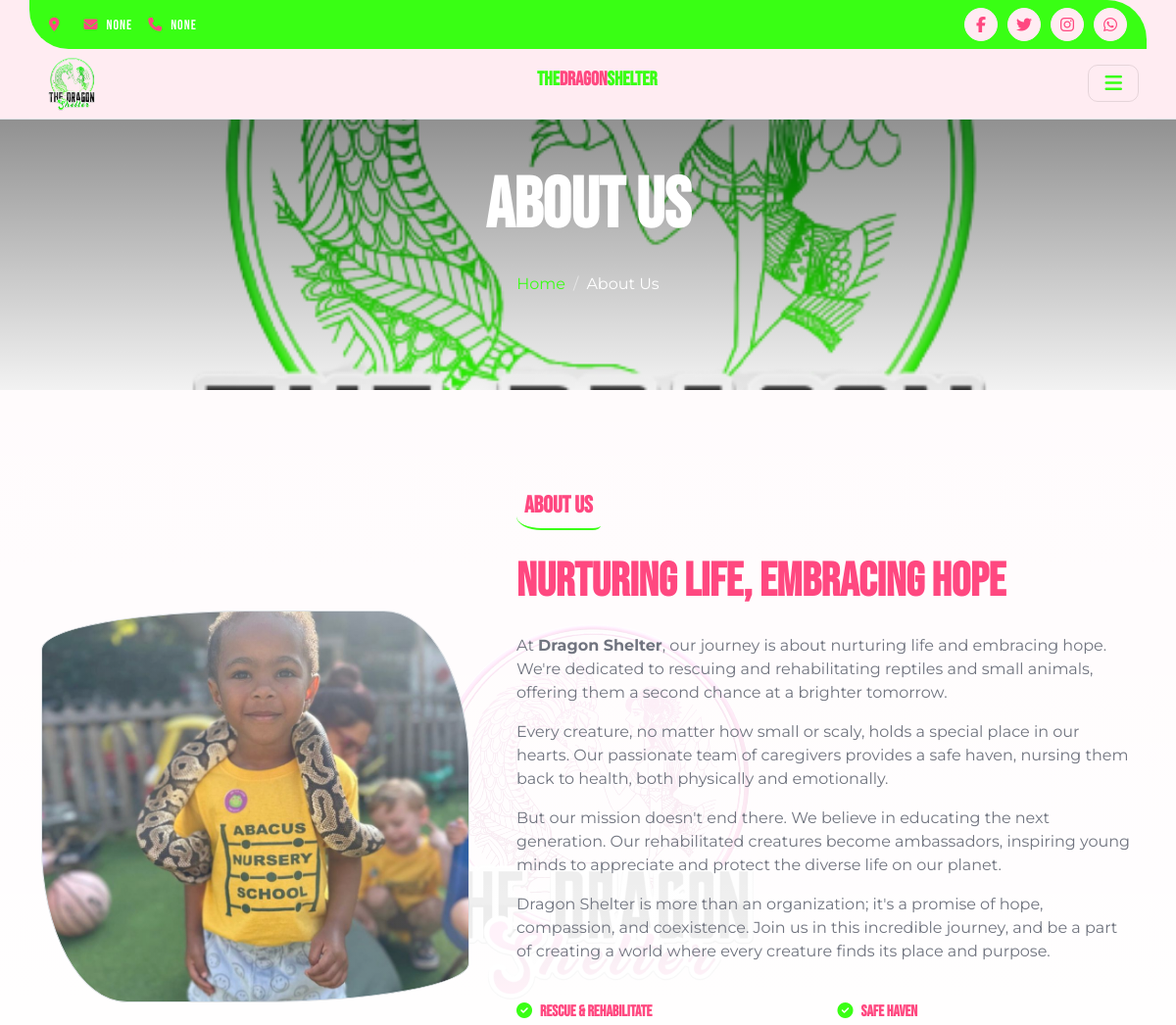
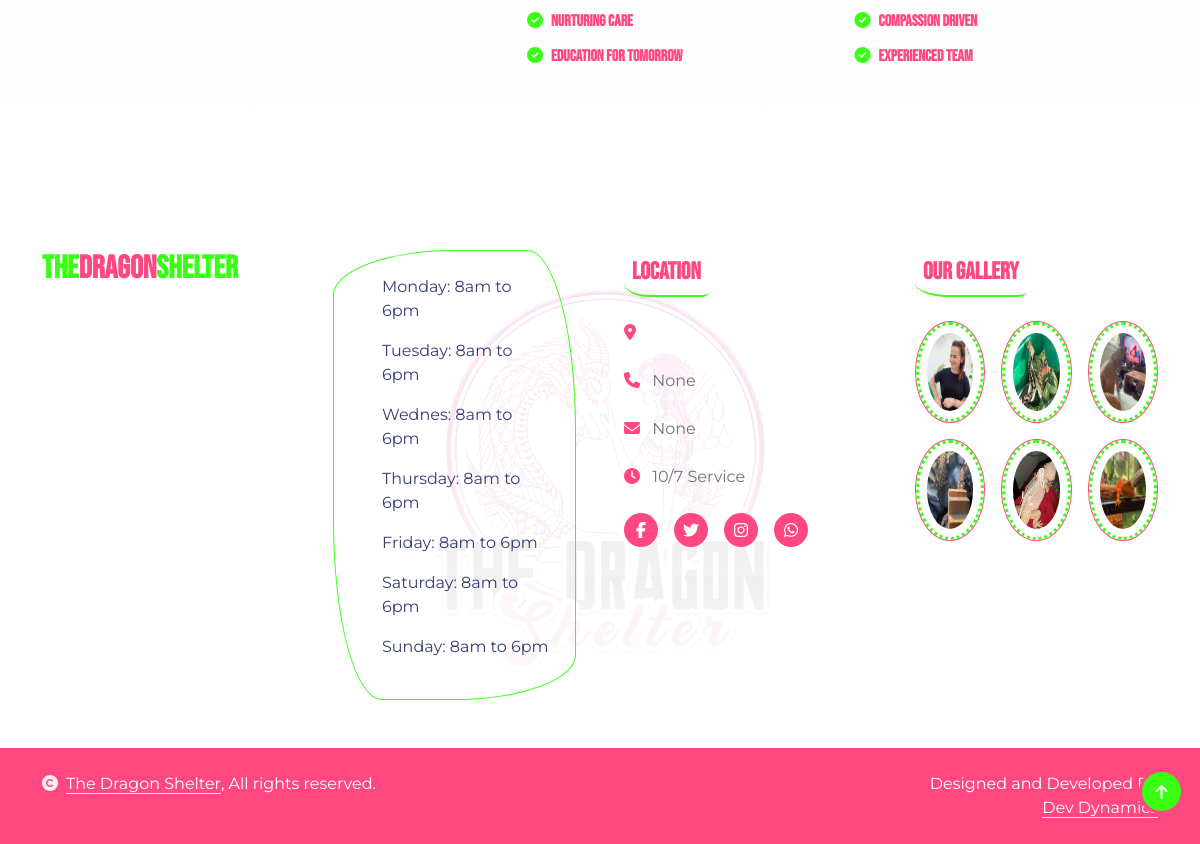
The page /about/ on the database its author committed (2 pictures, top to bottom).
### core/models.py (models this page shows, shortened)
class DragonShelterProfile(models.Model):
    facebook_url = models.URLField(max_length=10000, null=True, blank=True)
    instagram_username = models.CharField(max_length=10000, null=True, blank=True)
    twitter_username = models.CharField(max_length=10000, null=True, blank=True)
    location = models.TextField(null=True, blank=True)
    email = models.CharField(max_length=10000, null=True, blank=True)
    booking_enquiries_email = models.CharField(max_length=10000, null=True, blank=True)
    phone_number = models.CharField(max_length=10000, null=True, blank=True)
    whatsapp_number = models.CharField(max_length=10000, null=True, blank=True)
    about = RichTextUploadingField()
    short_description = models.TextField(null=True, blank=True)

### core/views.py (the view)
# urls.py: path('about/', views.about, name='about'),
def about(request):
    dragon_shelter = get_object_or_404(DragonShelterProfile, pk=1)
    return render(request, 'about.html', {'dragon_shelter':dragon_shelter})

### core/templates/about.html (shortened to what this page needs)
{% extends 'index.html' %}
{% block content %}
{% load static %}
    <div class="container-fluid page-header py-5 wow fadeIn" data-wow-delay="0.1s">
        <div class="container text-center py-5">
            <h1 class="display-2 text-white mb-4">About Us</h1>
            <nav aria-label="breadcrumb">
                <ol class="breadcrumb justify-content-center mb-0">
                    <li class="breadcrumb-item"><a href="/" onclick="showPreloader(event)" class="text-secondary">Home</a></li>
                    <li class="breadcrumb-item text-white" aria-current="page">About Us</li>
                </ol>
            </nav>
        </div>
    </div>
    <div class="container-fluid py-5 about bg-light">
        <div class="container py-5">
            <div class="row g-5 align-items-center">
                <div class="col-lg-5 wow fadeIn" data-wow-delay="0.1s">
                    <div class="about-img border">
                    </div>
                </div>
                <div class="col-lg-7 wow fadeIn" data-wow-delay="0.3s">
                    <h4 class="text-primary mb-4 border-bottom border-secondary border-2 d-inline-block p-2 title-border-radius">About Us</h4>
                    <h1 class="text-primary mb-4 display-5">Nurturing Life, Embracing Hope</h1>
                    <p class="text-dark mb-4">
                        {{dragon_shelter.about|safe}}
                    </p>
                    <div class="row mb-4">
                        <div class="col-lg-6">
                            <h6 class="text-primary mb-3"><i class="fas fa-check-circle me-2 text-secondary"></i>Rescue & Rehabilitate</h6>
                            <h6 class="text-primary mb-3"><i class="fas fa-check-circle me-2 text-secondary"></i>Nurturing Care</h6>
                            <h6 class="text-primary mb-3"><i class="fas fa-check-circle me-2 text-secondary"></i>Education for Tomorrow</h6>
                        </div>
                        <div class="col-lg-6">
                            <h6 class="text-primary mb-3"><i class="fas fa-check-circle me-2 text-secondary"></i>Safe Haven</h6>
                            <h6 class=" text-primary mb-3"><i class="fas fa-check-circle me-2 text-secondary"></i>Compassion Driven</h6>
                            <h6 class=" text-primary mb-3"><i class="fas fa-check-circle me-2 text-secondary"></i>Experienced Team</h6>
                        </div>
                    </div>
                </div>
            </div>
        </div>
    </div>
{% endblock %}

### core/templates/index.html (shortened to what this page needs)
{% load static %}
<!DOCTYPE html>
<html lang="en">
    <head>
        <link rel="stylesheet" href="https://cdnjs.cloudflare.com/ajax/libs/font-awesome/6.4.2/css/all.min.css"/>
        <link href="https://cdn.jsdelivr.net/npm/bootstrap-icons@1.4.1/font/bootstrap-icons.css" rel="stylesheet">
        <link href="{% static "lib/animate/animate.min.css" %}" rel="stylesheet">
        <link href="{% static "lib/owlcarousel/assets/owl.carousel.min.css" %}" rel="stylesheet">
        <link href="{% static "css/bootstrap.min.css" %}" rel="stylesheet">
        <link href="{% static "css/style.css" %}" rel="stylesheet">
        <link rel="stylesheet" href="https://cdn.jsdelivr.net/gh/fancyapps/fancybox@3.5.7/dist/jquery.fancybox.min.css" />
    </head>
    <body>
        <div class="container-fluid border-bottom bg-light wow fadeIn sticky-div" data-wow-delay="0.1s">
            <div class="container topbar bg-secondary d-none d-lg-block py-2" style="border-radius: 0 40px">
                <div class="d-flex justify-content-between">
                    <div class="top-info ps-2">
                        <small class="me-3"><i class="fas fa-map-marker-alt me-2 text-primary"></i> <a href="https://maps.app.goo.gl/k7GrDkXzQSoQJkeh7" class="text-white">{{dragon_shelter.location}}</a></small>
                        <small class="me-3"><i class="fas fa-envelope me-2 text-primary"></i><a href="mailto:{{dragon_shelter.email}}" class="text-white">{{dragon_shelter.email}}</a></small>
                        <small class="me-3"><i class="fas fa-phone me-2 text-primary"></i><a href="tel:{{dragon_shelter.phone_number}}" class="text-white">{{dragon_shelter.phone_number}}</a></small>
                    </div>
                    <div class="top-link pe-2">
                        <a target="_blank" href="{{dragon_shelter.facebook_url}}" class="btn btn-light btn-sm-square rounded-circle"><i class="fab fa-facebook-f text-primary"></i></a>
                        <a target="_blank" href="https://www.x.com/{{dragon_shelter.twitter_username}}/" class="btn btn-light btn-sm-square rounded-circle"><i class="fab fa-twitter text-primary"></i></a>
                        <a target="_blank" href="https://www.instagram.com/{{dragon_shelter.instagram_username}}/" class="btn btn-light btn-sm-square rounded-circle"><i class="fab fa-instagram text-primary"></i></a>
                        <a target="_blank" href="https://wa.me/{{ dragon_shelter.whatsapp_number }}?text=Hello Dragon Shelter! I have a question about your wonderful work with rescued animals." class="btn btn-light btn-sm-square rounded-circle me-0"><i class="fab fa-whatsapp text-primary"></i></a>
                    </div>
                </div>
            </div>
            <div class="container px-0">
                <nav class="navbar navbar-light py-2 px-1 px-lg-2 py-lg-0">
                    <div class="navbar-brand">
                        <img src="{% static "img/green-logo.png" %}" alt="" style="width: 70px; height: 70px;">
                    </div>
                    <a href="/" onclick="showPreloader(event)" class="navbar-brand"><h1 class="text-primary display-6" style="font-size: 20px;"><span class="text-secondary">The</span>Dragon<span class="text-secondary">Shelter</span></h1></a>
                    <button class="navbar-toggler py-2 px-3" type="button" data-bs-toggle="collapse" data-bs-target="#navbarCollapse">
                        <span class="fa fa-bars text-secondary"></span>
                    </button>
                </nav>
            </div>
        </div>
        <br><br><br>
        {% block content %}{% endblock content %}
        <div class="container-fluid footer  wow fadeIn" data-wow-delay="0.1s">
            <div class="container py-5">
                <div class="row g-5">
                    <div class="col-md-6 col-lg-4 col-xl-3">
                        <div class="footer-item">
                            <h2 class="fw-bold mb-3"><span class="text-secondary">The</span><span class="text-primary mb-0">Dragon</span><span class="text-secondary">Shelter</span></h2>
                        </div>
                    </div>
                    <div class="col-md-6 col-lg-4 col-xl-3">
                        <div class="footer-item">
                            <div class="d-flex flex-column p-4 ps-5 text-dark border border-secondary"
                            style="border-radius: 50% 20% / 10% 40%;">
                                <p>Monday: 8am to 6pm</p>
                                <p>Tuesday: 8am to 6pm</p>
                                <p>Wednes: 8am to 6pm</p>
                                <p>Thursday: 8am to 6pm</p>
                                <p>Friday: 8am to 6pm</p>
                                <p>Saturday: 8am to 6pm</p>
                                <p>Sunday: 8am to 6pm</p>
                            </div>
                        </div>
                    </div>
                    <div class="col-md-6 col-lg-4 col-xl-3">
                        <div class="footer-item">
                            <h4 class="text-primary mb-4 border-bottom border-secondary border-2 d-inline-block p-2 title-border-radius">LOCATION</h4>
                            <div class="d-flex flex-column align-items-start">
                                <a target="_blank" href="https://maps.app.goo.gl/k7GrDkXzQSoQJkeh7" class="text-body mb-4"><i class="fa fa-map-marker-alt text-primary me-2"></i>{{dragon_shelter.location}}</a>
                                <a href="tel:{{dragon_shelter.phone_number}}" class="text-start rounded-0 text-body mb-4"><i class="fa fa-phone text-primary me-2"></i> {{dragon_shelter.phone_number}}</a>
                                <a href="mailto:{{dragon_shelter.email}}" class="text-start rounded-0 text-body mb-4"><i class="fas fa-envelope text-primary me-2"></i> {{dragon_shelter.email}}</a>
                                <a href="" class="text-start rounded-0 text-body mb-4"><i class="fa fa-clock text-primary me-2"></i> 10/7 Service</a>
                                <div class="footer-icon d-flex">
                                    <a target="_blank" class="btn btn-primary btn-sm-square me-3 rounded-circle text-white" href="{{dragon_shelter.facebook_url}}"><i class="fab fa-facebook-f"></i></a>
                                    <a target="_blank" class="btn btn-primary btn-sm-square me-3 rounded-circle text-white" href="https://www.x.com/{{dragon_shelter.twitter_username}}/"><i class="fab fa-twitter"></i></a>
                                    <a target="_blank" href="https://www.instagram.com/{{dragon_shelter.instagram_username}}/" class="btn btn-primary btn-sm-square me-3 rounded-circle text-white"><i class="fab fa-instagram"></i></a>
                                    <a target="_blank" href="https://wa.me/{{ dragon_shelter.whatsapp_number }}?text=Hello Dragon Shelter! I have a question about your wonderful work with rescued animals." class="btn btn-primary btn-sm-square me-3 rounded-circle text-white"><i class="fab fa-whatsapp"></i></a>
                                </div>
                            </div>
                        </div>
                    </div>
                    <div class="col-md-6 col-lg-4 col-xl-3">
                        <div class="footer-item">
                            <h4 class="text-primary mb-4 border-bottom border-secondary border-2 d-inline-block p-2 title-border-radius">OUR GALLERY</h4>
                            <div class="row g-3">
                                <div class="col-4">
                                    <div class="footer-galary-img rounded-circle border border-primary">
                                        <a href="{% static "img/gallery-1.jpg" %}" data-fancybox="gallery">
                                            <img src="{% static "img/gallery-1.jpg" %}" class="img-fluid rounded-circle p-2" alt="">
                                        </a>
                                    </div>
                               </div>
                               <div class="col-4">
                                    <div class="footer-galary-img rounded-circle border border-primary">
                                        <a href="{% static "img/gallery-2.jpg" %}" data-fancybox="gallery">
                                            <img src="{% static "img/gallery-2.jpg" %}" class="img-fluid rounded-circle p-2" alt="">
                                        </a>
                                    </div>
                               </div>
                                <div class="col-4">
                                    <div class="footer-galary-img rounded-circle border border-primary">
                                        <a href="{% static "img/gallery-3.jpg" %}" data-fancybox="gallery">
                                            <img src="{% static "img/gallery-3.jpg" %}" class="img-fluid rounded-circle p-2" alt="">
                                        </a>
                                    </div>
                               </div>
                                <div class="col-4">
                                    <div class="footer-galary-img rounded-circle border border-primary">
                                        <a href="{% static "img/gallery-4.jpg" %}" data-fancybox="gallery">
                                            <img src="{% static "img/gallery-4.jpg" %}" class="img-fluid rounded-circle p-2" alt="">
                                        </a>
                                    </div>
                               </div>
                                <div class="col-4">
                                    <div class="footer-galary-img rounded-circle border border-primary">
                                        <a href="{% static "img/gallery-5.jpg" %}" data-fancybox="gallery">
                                            <img src="{% static "img/gallery-5.jpg" %}" class="img-fluid rounded-circle p-2" alt="">
                                        </a>
                                    </div>
                               </div>
                                <div class="col-4">
                                    <div class="footer-galary-img rounded-circle border border-primary">
                                        <a href="{% static "img/gallery-6.jpg" %}" data-fancybox="gallery">
                                            <img src="{% static "img/gallery-6.jpg" %}" class="img-fluid rounded-circle p-2" alt="">
                                        </a>
                                    </div>
                               </div>
                            </div>
                        </div>
                    </div>
                </div>
            </div>
        </div>
        <div class="container-fluid copyright bg-primary py-4">
            <div class="container">
                <div class="row">
                    <div class="col-md-6 text-center text-md-start mb-3 mb-md-0">
                        <i class="fas fa-copyright text-light me-2"></i><span class="text-white"><a href="/" onclick="showPreloader(event)" class="text-white border-bottom">The Dragon Shelter</a>, All rights reserved.</span>
                    </div>
                    <div class="col-md-6 my-auto text-center text-md-end text-white">
                        Designed and Developed By <br><a class="border-bottom text-white" href="https://www.fiverr.com/islamsanni">Dev Dynamics</a>
                    </div>
                </div>
            </div>
        </div>
        <a href="#" class="btn btn-secondary border-3 border-primary rounded-circle back-to-top"><i class="fa fa-arrow-up"></i></a>
    </body>
</html>

### rows shown on the page
DragonShelterProfile: email "None", phone_number "None", about "At Dragon Shelter , our journey is about nurturing life and embracing hope. We're dedicated to rescuing and rehabilitating reptiles and small animals, offering them a second chance at a brighter tomorrow. Every creature, no matter how small or scaly, holds a special place in our hearts. Our passionate team of caregivers provides a safe haven, nursing them back to health, both physically and emotionally. But our mission doesn't end there. We believe in educating the next generation. Our rehabilitated creatures become ambassadors, inspiring young minds to appreciate and protect the diverse life on our planet. Dragon Shelter is more than an organization; it's a promise of hope, compassion, and…"
